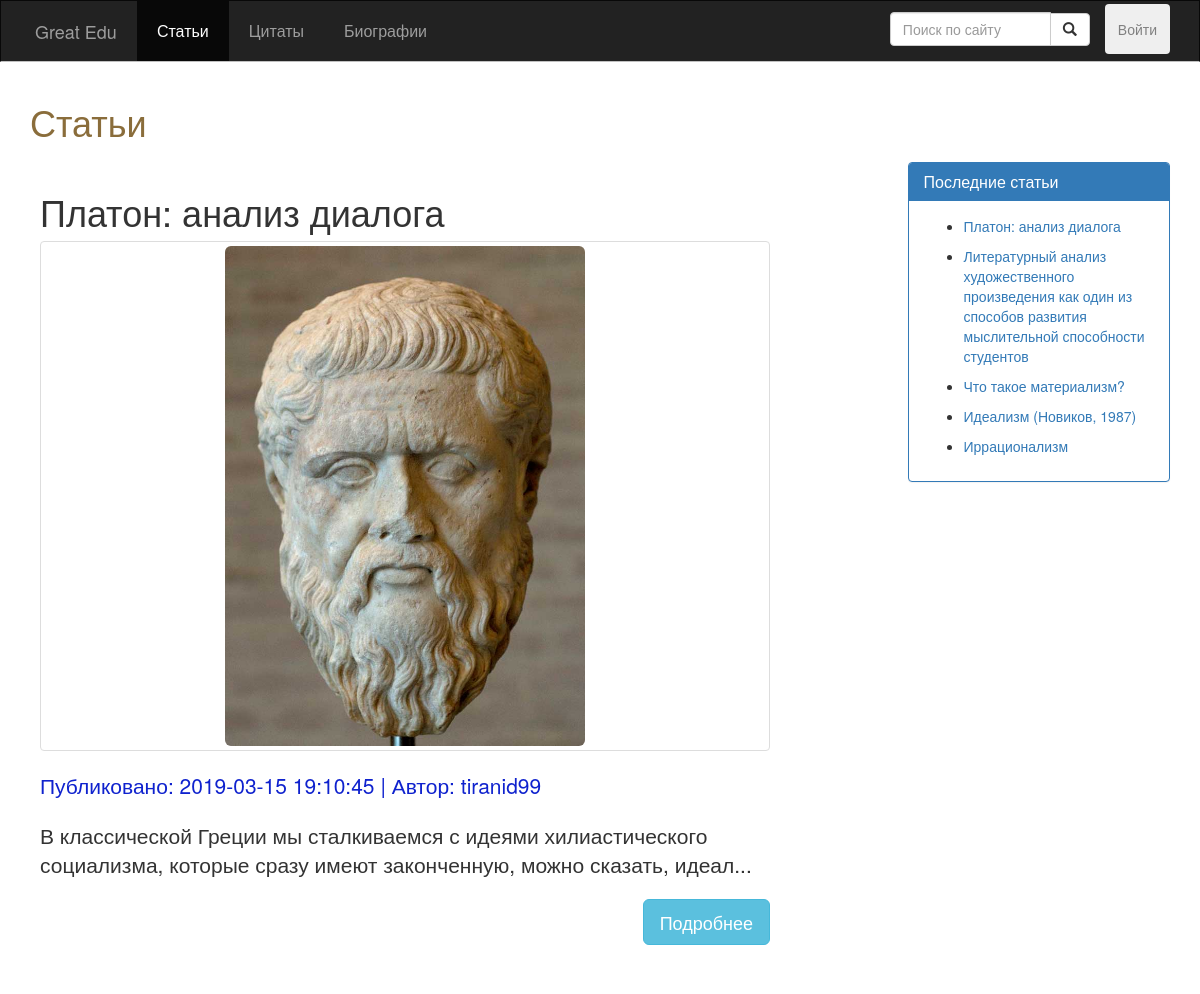
Before: /src/public_routes/index.php (upper part) with the older database file.
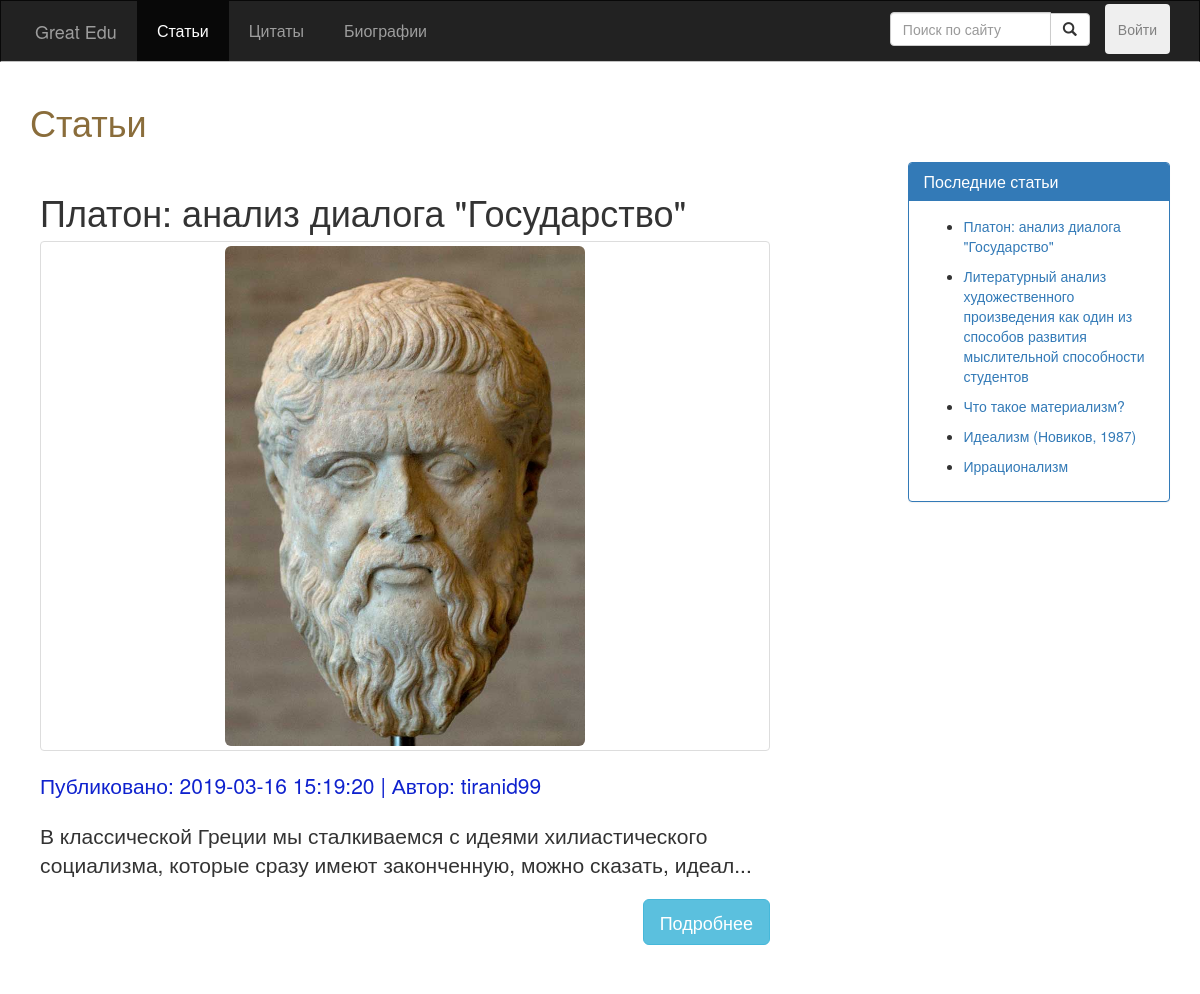
After: the same page with the newer database file.
### src/Include/dbFunctions.php (called while the page is built, shortened)
<?php
require_once 'DatabaseLoad.php';
function doSQLQuery($query)
{
  global $con2;
  try {
    $exec = mysqli_query($con2, $query) or die(mysqli_error($con2));
    if ($exec) {
      return $exec;
    }
  } catch (Exception $e) {
    echo $e->getMessage();
  }
  return false;
}
function execQueryToArray($query)
{
  global $con2;
  $exec = doSQLQuery($query) or die(mysqli_error($con2));
  if ($exec) {
    $arr = [];
    if (mysqli_num_rows($exec) > 0) {
      while ($post = mysqli_fetch_assoc($exec)) {
        array_push($arr, $post);
      }
    }
    return $arr;
  }
  return null;
}
function getUserById($id)
{
  $query = "SELECT * FROM Пользователи WHERE id = $id";
  $resultArray = execQueryToArray($query);
  $author = $resultArray[0];
  return $author;
}

### src/public_routes/index.php (called while the page is built)
<?php require_once('Blog.php') ?>

### src/Include/commonFuncs.php (called while the page is built, shortened)
<?php
function LoadTextFromContentFile($file)
{
  $post_content = '';
  if (is_null($file)) {
    $post_content = 'error load';
  } else {
    $post_content = file_get_contents('Upload/contents/' . $file);
  }
  return $post_content;
}

### src/utils/blog_c.php (the view, shortened to what this page needs)
<?php
function fillBlog() {
  global $con2;
  $query = "";
  if (isset($_GET['search'])) {
    if (empty($_GET['search'])) {
      Redirect_To('Blog.php');
    } else {
    }
  } else {
    $query = "SELECT * FROM Статьи ORDER BY дата_публикации DESC LIMIT 0,5	";
  }
  $exec = doSQLQuery($query) or die(mysqli_error($con2));
  if ($exec) {
    if (mysqli_num_rows($exec) > 0) {
      while ($post = mysqli_fetch_assoc($exec)) {
        $post_id = $post['id'];
        $post_date = $post['дата_публикации'];
        $post_title = $post['заголовок'];
        $author_id = $post['автор'];
        $post_image = $post['изображение'];
        $post_file = $post['файл_контент'];
        $text = LoadTextFromContentFile($post_file);
        $post_content = $text;
        if (mb_strlen($text) > 128) {
          $post_content = mb_substr($text, 0, 128, "utf-8") . '...';
        }
        $author_obj = getUserById($author_id);
        $post_author = $author_obj['никнейм'];
        ?>
        <div class="post">
          <div class="post-title">
            <h1><?php echo htmlentities($post_title); ?></h1>
          </div>
          <div class="thumbnail">
            <img class="img-responsive img-rounded imagefull" src="../Upload/Image/<?php echo $post_image  . '?m=' . time(); ?>">
          </div>
          <div class="post-info">
            <p class="lead">
              Публиковано: <?php echo htmlentities($post_date); ?> | Автор: <?php echo htmlentities($post_author); ?>
            </p>
          </div>
          <div class="post-content">
            <p class="lead"><?php echo nl2br($post_content); ?></p>
          </div>
          <p>
            <a href="Post.php?id=<?php echo $post_id; ?>">
              <button class="btn btn-info btn-lg" id="read_more_btn">Подробнее</button>
            </a>
            <div class="clearfix"></div>
          </p>
        </div>
  <?php
  }
  } else {
    echo "<span class='lead'>No result<span>";
    }
  }
}
    ?>
    <?php
function fillBlogPostsReferences()
{
  $sql = "SELECT * FROM Статьи ORDER BY дата_публикации DESC LIMIT 5 ";
  $exec = doSQLQuery($sql);
  while ($recentPost = mysqli_fetch_assoc($exec)) {
    $postID = $recentPost['id'];
    ?>
    <nav>
      <ul>
        <li><a href="Post.php?id=<?php echo $postID; ?>">
            <?php echo $recentPost['заголовок'] ?>
          </a></li>
      </ul>
    </nav>
  <?php
  }
}
?>

Changed rows visible on the page:
changed статьи "tiranid99": заголовок "Платон: анализ диалога" → "Платон: анализ диалога \"Государство\""; дата_публикации "2019-03-15 19:10:45" → "2019-03-16 15:19:20"
